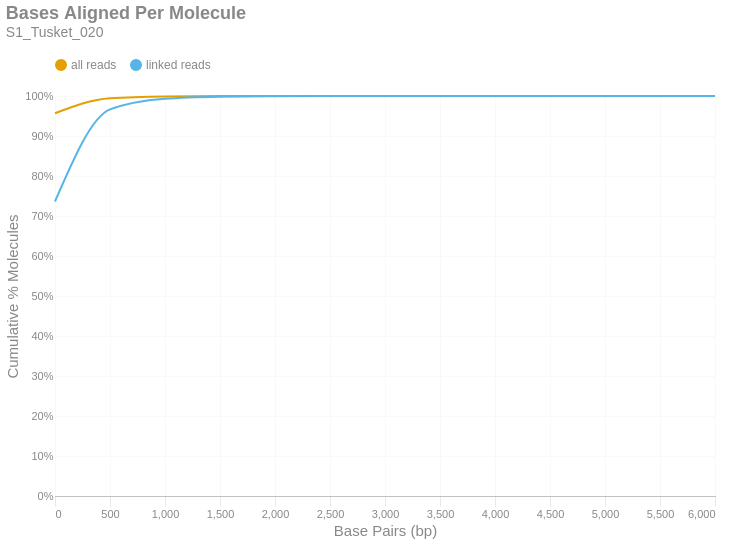

This figure's notebook cell:
### Markdown cell above
### Bases Aligned Per Molecule
This is a cumulative frequency distribution showing the number of base pairs aligned per unique molecule. These data are shown in 500 bp bins. There are two distributions: one with `all reads` (yellow) and another with only `linked reads` (blue). The percent of molecules in the `linked reads` distribution is relative to the total number of linked molecules.

### Code cell
if SKIPLR:
    print_html(f"Skipped")
else:
    binned_df = consolidated_hist(valids['aligned_bp'], mask, 500, True)
    with SafeRender(binned_df):
        (
            density_plot(binned_df, 'Bases Aligned Per Molecule', samplename, 'basesper')
            .encode(
                x=alt.X('bin:Q', title="Base Pairs (bp)").axis(tickMinStep=500).scale(padding=0),
                y=alt.Y('value:Q', title='Cumulative % Molecules')
                    .axis(format='%')
                    .scale(domain = [0,1])
                    .stack(False),
                color=alt.Color("key:N").scale(domain = ["all reads", "linked reads"]),
                tooltip = [
                    alt.Tooltip("key:N", title = "Data Type"),
                    alt.Tooltip("range_label:N", title="Bases Aligned Per Molecule"),
                    alt.Tooltip("value:Q", format = ".2%", title="% Molecules (Cum.)")
                ]
            )
        ).display()

### Figure 1 — Vega-Lite specification as saved in the notebook (floating-point values rounded to 4 significant figures)
{"width": "container", "height": 400, "config": {"title": {"anchor": "start", "dy": -15, "fontSize": 18, "color": "#888888", "subtitleColor": "#888888", "subtitleFontSize": 14}, "arc": {"fill": "#0072B2"}, "axis": {"domainColor": "#888888", "domainWidth": 0.5, "gridWidth": 0.2, "grid": false, "titleFontWeight": 400, "titleFontSize": 15, "labelFontSize": 11, "labelColor": "#888888", "tickColor": "#888888", "tickWidth": 0.2, "titleColor": "#888888"}, "axisBand": {"grid": false}, "axisX": {"grid": true, "tickSize": 10, "domainCap": "round"}, "axisY": {"domain": false, "grid": true, "tickSize": 0, "domainCap": "round"}, "background": "transparent", "header": {"labelFontSize": 15, "labelColor": "#888888", "titleFontSize": 15, "titleFontWeight": 600, "titleColor": "#888888"}, "legend": {"labelFont": "sans-serif", "labelFontSize": 12, "labelColor": "#888888", "symbolSize": 100, "symbolType": "circle", "titleFontSize": 12, "titlePadding": 10, "titleColor": "#888888", "title": null, "orient": "top"}, "range": {"category": ["#E69F00", "#56B4E9", "#009E73", "#F0E442", "#0072B2", "#D55E00", "#CC79A7", "#000000"], "diverging": ["#cfe8f3", "#a2d4ec", "#73bfe2", "#46abdb", "#1696d2", "#12719e"]}, "area": {"fill": "#0072B2", "fillOpacity": 0.7, "line": true, "strokeOpacity": 0.7}, "line": {"color": "#0072B2", "stroke": "#0072B2", "strokeWidth": 2}, "trail": {"color": "#0072B2", "stroke": "#0072B2", "strokeWidth": 0, "size": 1}, "point": {"filled": true, "fillOpacity": 1.0, "size": 95}, "text": {"color": "#888888", "fontSize": 11, "align": "right", "fontWeight": 400, "size": 11}, "bar": {"fill": "#0072B2", "stroke": null}, "view": {"stroke": null, "continuousWidth": 660, "continuousHeight": 400}}, "data": {"name": "data-4325ea3071c87d169dbfc164a82d052e"}, "mark": {"type": "line", "interpolate": "monotone", "point": {"opacity": 0, "size": 275}}, "encoding": {"color": {"field": "key", "scale": {"domain": ["all reads", "linked reads"]}, "type": "nominal"}, "tooltip": [{"field": "key", "title": "Data Type", "type": "nominal"}, {"field": "range_label", "title": "Bases Aligned Per Molecule", "type": "nominal"}, {"field": "value", "format": ".2%", "title": "% Molecules (Cum.)", "type": "quantitative"}], "x": {"axis": {"tickMinStep": 500}, "field": "bin", "scale": {"padding": 0}, "title": "Base Pairs (bp)", "type": "quantitative"}, "y": {"axis": {"format": "%"}, "field": "value", "scale": {"domain": [0, 1]}, "stack": false, "title": "Cumulative % Molecules", "type": "quantitative"}}, "params": [{"name": "param_c36ac31b6afebe62", "select": {"type": "point", "fields": ["key"]}, "bind": "legend"}], "title": {"text": "Bases Aligned Per Molecule", "subtitle": "S1_Tusket_020"}, "transform": [{"fold": ["all reads (cumsum)", "linked reads (cumsum)"]}, {"calculate": "replace(datum.key, ' (cumsum)', '')", "as": "key"}, {"filter": {"param": "param_c36ac31b6afebe62"}}], "usermeta": {"embedOptions": {"downloadFileName": "S1_Tusket_020.basesper"}}, "$schema": "https://vega.github.io/schema/vega-lite/v6.1.0.json", "datasets": {"data-4325ea3071c87d169dbfc164a82d052e": [{"bin": "0.0", "interval": "0.0-500.0", "all reads": 0.9568, "linked reads": 0.7363, "all reads (cumsum)": 0.9568, "linked reads (cumsum)": 0.7363, "range_label": "0-499"}, {"bin": "500.0", "interval": "500.0-1000.0", "all reads": 0.03782, "linked reads": 0.2302, "all reads (cumsum)": 0.9946, "linked reads (cumsum)": 0.9665, "range_label": "500-999"}, {"bin": "1000.0", "interval": "1000.0-1500.0", "all reads": 0.004324, "linked reads": 0.0267, "all reads (cumsum)": 0.9989, "linked reads (cumsum)": 0.9932, "range_label": "1000-1499"}, {"bin": "1500.0", "interval": "1500.0-2000.0", "all reads": 0.0008196, "linked reads": 0.005073, "all reads (cumsum)": 0.9997, "linked reads (cumsum)": 0.9983, "range_label": "1500-1999"}, {"bin": "2000.0", "interval": "2000.0-2500.0", "all reads": 0.0001959, "linked reads": 0.001212, "all reads (cumsum)": 0.9999, "linked reads (cumsum)": 0.9995, "range_label": "2000-2499"}, {"bin": "2500.0", "interval": "2500.0-3000.0", "all reads": 6.105e-05, "linked reads": 0.0003779, "all reads (cumsum)": 1.0, "linked reads (cumsum)": 0.9998, "range_label": "2500-2999"}, {"bin": "3000.0", "interval": "3000.0-3500.0", "all reads": 1.691e-05, "linked reads": 0.0001047, "all reads (cumsum)": 1.0, "linked reads (cumsum)": 0.9999, "range_label": "3000-3499"}, {"bin": "3500.0", "interval": "3500.0-4000.0", "all reads": 5.087e-06, "linked reads": 3.149e-05, "all reads (cumsum)": 1.0, "linked reads (cumsum)": 1.0, "range_label": "3500-3999"}, {"bin": "4000.0", "interval": "4000.0-4500.0", "all reads": 2.394e-06, "linked reads": 1.482e-05, "all reads (cumsum)": 1.0, "linked reads (cumsum)": 1.0, "range_label": "4000-4499"}, {"bin": "4500.0", "interval": "4500.0-5000.0", "all reads": 1.047e-06, "linked reads": 6.483e-06, "all reads (cumsum)": 1.0, "linked reads (cumsum)": 1.0, "range_label": "4500-4999"}, {"bin": "5000.0", "interval": "5000.0-5500.0", "all reads": 0.0, "linked reads": 0.0, "all reads (cumsum)": 1.0, "linked reads (cumsum)": 1.0, "range_label": "5000-5499"}, {"bin": "5500.0", "interval": "5500.0-6000.0", "all reads": 0.0, "linked reads": 0.0, "all reads (cumsum)": 1.0, "linked reads (cumsum)": 1.0, "range_label": "5500-5999"}, {"bin": "6000.0", "interval": "6000.0-6500.0", "all reads": 2.992e-07, "linked reads": 1.852e-06, "all reads (cumsum)": 1.0, "linked reads (cumsum)": 1.0, "range_label": "6000-6499"}]}}
